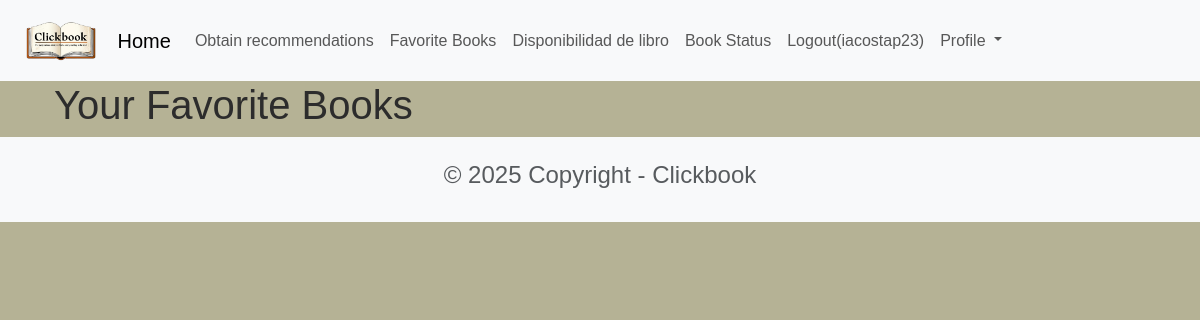
Before: /book/favorites/ (signed in) with the older database file.
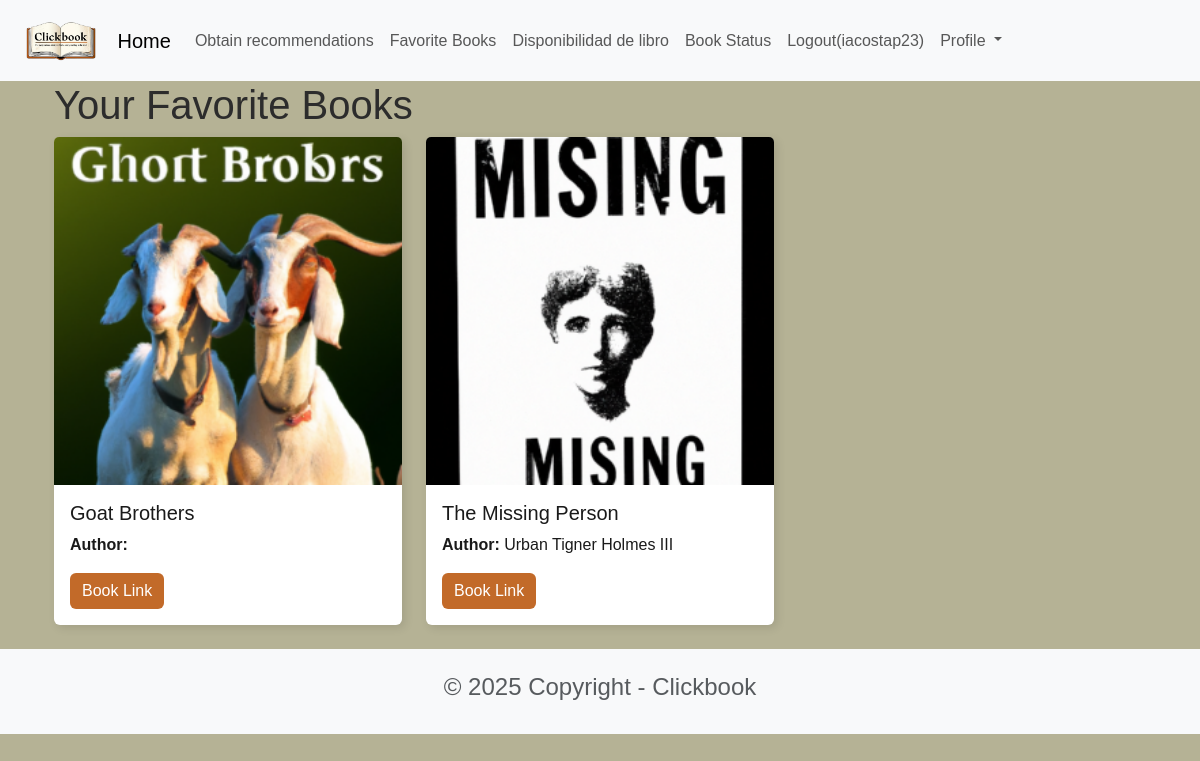
After: the same page with the newer database file.
### book/models.py (models this page shows, shortened)
class FavoriteBook(models.Model):
    user = models.ForeignKey(User, on_delete=models.CASCADE)
    book = models.ForeignKey(Book, on_delete=models.CASCADE)

class Book(models.Model):
    title = models.CharField(max_length=100)
    author = models.CharField(max_length=100)
    image = models.ImageField(upload_to='book_images/', default='book_images/default_nia.jpg', blank=True, null=True)
    genre = models.CharField(max_length=255, null=True, blank=True)
    synopsis = models.TextField(blank=True, null=True)
    url = models.URLField(null=True, blank=True)
    emb = models.BinaryField(default=get_default_array())

### book/views.py (the view)
# urls.py: path('favorites/', favorite_books, name='favorite_books'),
def favorite_books(request):
    if request.user.is_authenticated:
        favorite_books = FavoriteBook.objects.filter(user=request.user)
    else:
        favorite_books = []
    return render(request, 'favorite_books.html', {
        'favorite_books': favorite_books,
    })

### book/templates/favorite_books.html
{% extends 'base.html' %}
{% load static %}
{% block content %}
{% load i18n %}
<div class="container">
    <h1>Your Favorite Books</h1>
    <div class="row row-cols-1 row-cols-md-3 g-4">
        {% for favorite in favorite_books %}
        <div class="col">
            <div class="card">
                <img class="card-img-top" src="{{ favorite.book.image.url }}" alt="{{ favorite.book.title }}">
                <div class="card-body">
                    <h5 class="card-title">{{ favorite.book.title }}</h5>
                    <p class="card-text"><strong>{%trans "Author:" %}</strong> {{ favorite.book.author }}</p>
                    <a href="{{ favorite.book.url }}" class="btn btn-primary">{%trans "Book Link" %}</a>
                </div>
            </div>
        </div>
        {% endfor %}
    </div>
</div>
{% endblock content %}

Changed rows visible on the page:
added FavoriteBook: shows a picture, book "Goat Brothers"
added FavoriteBook: book.image (picture), book "The Missing Person", book.author "Urban Tigner Holmes III"
